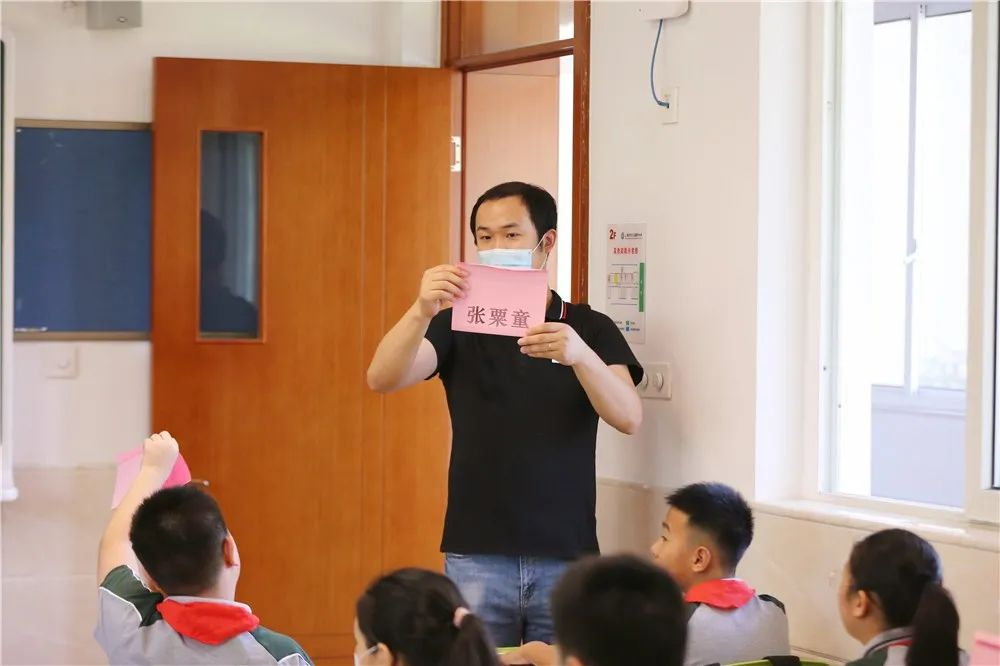
#> input picture photos/20200824-03.jpg, 1000 x 666 px; its folder holds 4 pictures in this run
$ python preview.py
#> lines starting #> are read from the running program, lines starting #| are printed output that depends on the picture
import os
from PIL import Image
files = os.listdir('.')
i = 0
length = len(files)
while i < length:
    if 'jpg' in files[i] or 'JPG' in files[i]:
        image = Image.open(files[i])
#> image is the input picture: PIL image 1000x666 RGB; mean R, G, B 171.7, 143.1, 126.9
        image.thumbnail((200, 125))
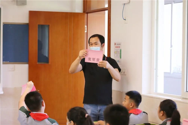
#> image: PIL image 188x125 RGB; mean R, G, B 171.8, 143.2, 127
        image.save('./preview/' + files[i])
    i = i + 1
#> pass 2 of the loop `while i < length:`:
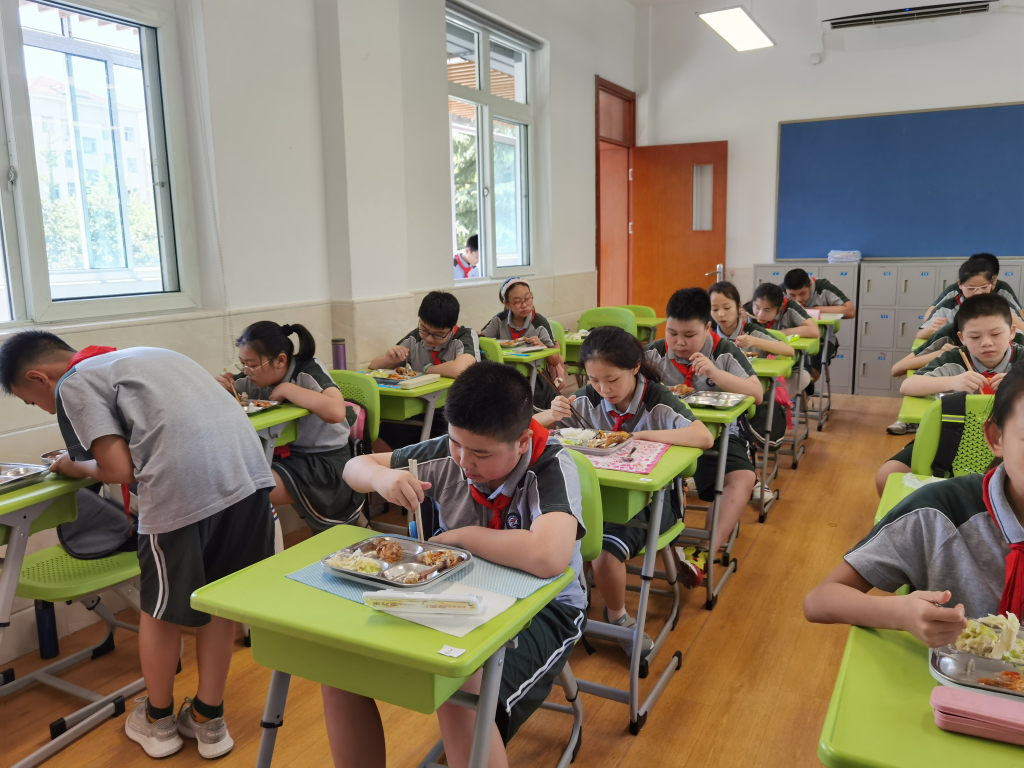
#> input picture photos/20200824112800.jpg, 4096 x 3072 px (shown at 1/4 size)
#> image is the input picture: PIL image 4096x3072 RGB; mean R, G, B 137.7, 126.2, 108.3
#> `image.thumbnail((200, 125))`:
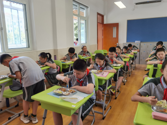
#> image: PIL image 167x125 RGB; mean R, G, B 137.7, 126.2, 108.3
#> pass 3 of the loop `while i < length:`:
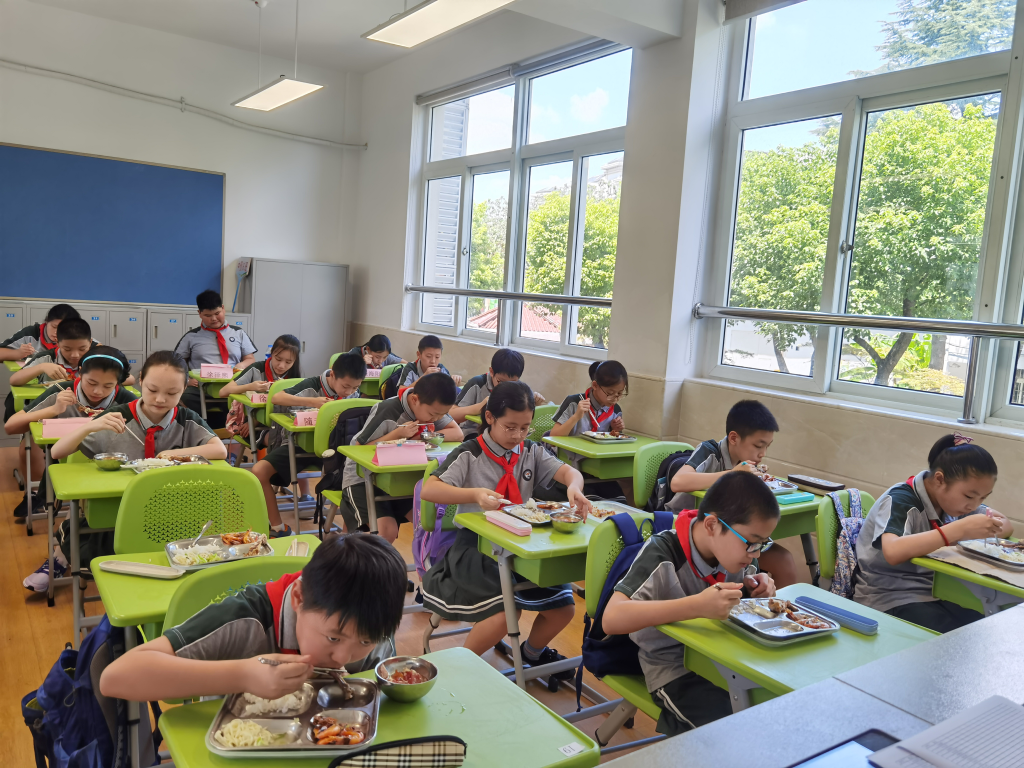
#> input picture photos/20200824112901.jpg, 4096 x 3072 px (shown at 1/4 size)
#> image is the input picture: PIL image 4096x3072 RGB; mean R, G, B 138, 137.7, 125
#> `image.thumbnail((200, 125))`:
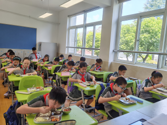
#> image: PIL image 167x125 RGB; mean R, G, B 138, 137.7, 125
#> the loop made 5 passes; the first 3 are shown
